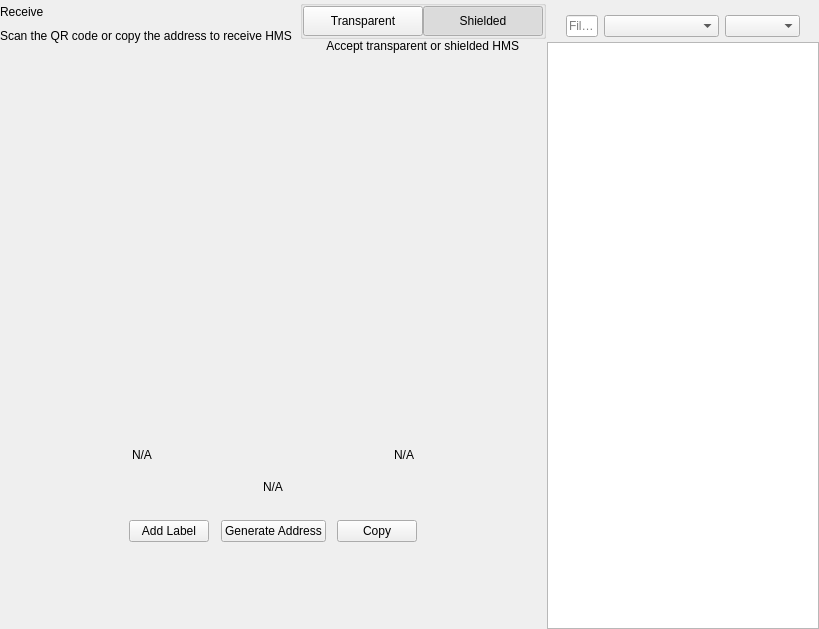
<?xml version="1.0" encoding="UTF-8"?>
<ui version="4.0">
 <class>ReceiveWidget</class>
 <widget class="QWidget" name="ReceiveWidget">
  <property name="geometry">
   <rect>
    <x>0</x>
    <y>0</y>
    <width>819</width>
    <height>629</height>
   </rect>
  </property>
  <property name="minimumSize">
   <size>
    <width>0</width>
    <height>0</height>
   </size>
  </property>
  <property name="windowTitle">
   <string notr="true">N/A</string>
  </property>
  <layout class="QHBoxLayout" name="horizontalLayout_2" stretch="2,1">
   <property name="spacing">
    <number>0</number>
   </property>
   <property name="leftMargin">
    <number>0</number>
   </property>
   <property name="topMargin">
    <number>0</number>
   </property>
   <property name="rightMargin">
    <number>0</number>
   </property>
   <property name="bottomMargin">
    <number>0</number>
   </property>
   <item>
    <widget class="QWidget" name="left" native="true">
     <layout class="QVBoxLayout" name="verticalLayout_3">
      <property name="leftMargin">
       <number>0</number>
      </property>
      <property name="topMargin">
       <number>0</number>
      </property>
      <property name="rightMargin">
       <number>0</number>
      </property>
      <property name="bottomMargin">
       <number>0</number>
      </property>
      <item>
       <layout class="QVBoxLayout" name="verticalLayout_2">
        <property name="spacing">
         <number>0</number>
        </property>
        <property name="leftMargin">
         <number>0</number>
        </property>
        <item>
         <layout class="QHBoxLayout" name="horizontalLayout_3">
          <property name="spacing">
           <number>0</number>
          </property>
          <item>
           <layout class="QVBoxLayout" name="verticalLayout_4">
            <property name="spacing">
             <number>5</number>
            </property>
            <item>
             <widget class="QLabel" name="labelTitle">
              <property name="text">
               <string>Receive</string>
              </property>
             </widget>
            </item>
            <item alignment="Qt::AlignTop">
             <widget class="QLabel" name="labelSubtitle1">
              <property name="text">
               <string>Scan the QR code or copy the address to receive HMS</string>
              </property>
             </widget>
            </item>
           </layout>
          </item>
          <item>
           <spacer name="horizontalSpacer">
            <property name="orientation">
             <enum>Qt::Horizontal</enum>
            </property>
            <property name="sizeHint" stdset="0">
             <size>
              <width>40</width>
              <height>20</height>
             </size>
            </property>
           </spacer>
          </item>
          <item>
           <widget class="QWidget" name="containerViewPrivacyChecks" native="true">
            <layout class="QVBoxLayout" name="containerPrivacyChecks">
             <property name="spacing">
              <number>0</number>
             </property>
             <property name="leftMargin">
              <number>0</number>
             </property>
             <property name="topMargin">
              <number>0</number>
             </property>
             <property name="rightMargin">
              <number>0</number>
             </property>
             <property name="bottomMargin">
              <number>0</number>
             </property>
             <item alignment="Qt::AlignHCenter|Qt::AlignVCenter">
              <widget class="QGroupBox" name="groupBox">
               <property name="title">
                <string/>
               </property>
               <layout class="QHBoxLayout" name="horizontalLayout_2_1">
                <property name="spacing">
                 <number>0</number>
                </property>
                <property name="leftMargin">
                 <number>0</number>
                </property>
                <property name="topMargin">
                 <number>0</number>
                </property>
                <property name="rightMargin">
                 <number>0</number>
                </property>
                <property name="bottomMargin">
                 <number>0</number>
                </property>
                <item>
                 <widget class="QPushButton" name="pushLeft">
                  <property name="minimumSize">
                   <size>
                    <width>120</width>
                    <height>30</height>
                   </size>
                  </property>
                  <property name="maximumSize">
                   <size>
                    <width>120</width>
                    <height>30</height>
                   </size>
                  </property>
                  <property name="focusPolicy">
                   <enum>Qt::NoFocus</enum>
                  </property>
                  <property name="text">
                   <string>Transparent</string>
                  </property>
                  <property name="checkable">
                   <bool>true</bool>
                  </property>
                  <property name="autoExclusive">
                   <bool>true</bool>
                  </property>
                 </widget>
                </item>
                <item>
                 <widget class="QPushButton" name="pushRight">
                  <property name="minimumSize">
                   <size>
                    <width>120</width>
                    <height>30</height>
                   </size>
                  </property>
                  <property name="maximumSize">
                   <size>
                    <width>120</width>
                    <height>30</height>
                   </size>
                  </property>
                  <property name="focusPolicy">
                   <enum>Qt::NoFocus</enum>
                  </property>
                  <property name="text">
                   <string>Shielded</string>
                  </property>
                  <property name="checkable">
                   <bool>true</bool>
                  </property>
                  <property name="checked">
                   <bool>true</bool>
                  </property>
                  <property name="autoExclusive">
                   <bool>true</bool>
                  </property>
                 </widget>
                </item>
               </layout>
              </widget>
             </item>
             <item alignment="Qt::AlignHCenter|Qt::AlignTop">
              <widget class="QLabel" name="labelSubtitle2">
               <property name="text">
                <string>Accept transparent or shielded HMS</string>
               </property>
               <property name="alignment">
                <set>Qt::AlignRight|Qt::AlignTrailing|Qt::AlignVCenter</set>
               </property>
              </widget>
             </item>
            </layout>
           </widget>
          </item>
         </layout>
        </item>
        <item>
         <spacer name="verticalSpacer_2">
          <property name="orientation">
           <enum>Qt::Vertical</enum>
          </property>
          <property name="sizeType">
           <enum>QSizePolicy::Expanding</enum>
          </property>
          <property name="sizeHint" stdset="0">
           <size>
            <width>20</width>
            <height>50</height>
           </size>
          </property>
         </spacer>
        </item>
        <item alignment="Qt::AlignHCenter">
         <widget class="QWidget" name="layoutQR" native="true">
          <property name="maximumSize">
           <size>
            <width>510</width>
            <height>16777215</height>
           </size>
          </property>
          <layout class="QVBoxLayout" name="verticalLayoutQr">
           <item>
            <spacer name="verticalSpacer11">
             <property name="orientation">
              <enum>Qt::Vertical</enum>
             </property>
             <property name="sizeType">
              <enum>QSizePolicy::Fixed</enum>
             </property>
             <property name="sizeHint" stdset="0">
              <size>
               <width>20</width>
               <height>20</height>
              </size>
             </property>
            </spacer>
           </item>
           <item alignment="Qt::AlignHCenter">
            <widget class="QLabel" name="labelQrImg">
             <property name="minimumSize">
              <size>
               <width>260</width>
               <height>260</height>
              </size>
             </property>
             <property name="maximumSize">
              <size>
               <width>260</width>
               <height>260</height>
              </size>
             </property>
             <property name="text">
              <string/>
             </property>
             <property name="alignment">
              <set>Qt::AlignCenter</set>
             </property>
            </widget>
           </item>
           <item>
            <spacer name="verticalSpacer_21">
             <property name="orientation">
              <enum>Qt::Vertical</enum>
             </property>
             <property name="sizeType">
              <enum>QSizePolicy::Fixed</enum>
             </property>
             <property name="sizeHint" stdset="0">
              <size>
               <width>20</width>
               <height>30</height>
              </size>
             </property>
            </spacer>
           </item>
           <item>
            <widget class="QWidget" name="widget" native="true">
             <property name="minimumSize">
              <size>
               <width>0</width>
               <height>0</height>
              </size>
             </property>
             <layout class="QHBoxLayout" name="horizontalLayout_5">
              <item>
               <widget class="QLabel" name="labelLabel">
                <property name="text">
                 <string notr="true">N/A</string>
                </property>
               </widget>
              </item>
              <item>
               <spacer name="horizontalSpacer_2">
                <property name="orientation">
                 <enum>Qt::Horizontal</enum>
                </property>
                <property name="sizeHint" stdset="0">
                 <size>
                  <width>141</width>
                  <height>20</height>
                 </size>
                </property>
               </spacer>
              </item>
              <item>
               <widget class="QLabel" name="labelDate">
                <property name="text">
                 <string notr="true">N/A</string>
                </property>
                <property name="alignment">
                 <set>Qt::AlignRight|Qt::AlignTrailing|Qt::AlignVCenter</set>
                </property>
               </widget>
              </item>
             </layout>
            </widget>
           </item>
           <item>
            <widget class="QLabel" name="labelAddress">
             <property name="sizePolicy">
              <sizepolicy hsizetype="Expanding" vsizetype="Preferred">
               <horstretch>0</horstretch>
               <verstretch>0</verstretch>
              </sizepolicy>
             </property>
             <property name="minimumSize">
              <size>
               <width>300</width>
               <height>0</height>
              </size>
             </property>
             <property name="text">
              <string notr="true">N/A</string>
             </property>
             <property name="alignment">
              <set>Qt::AlignCenter</set>
             </property>
            </widget>
           </item>
           <item>
            <spacer name="verticalSpacer_4">
             <property name="orientation">
              <enum>Qt::Vertical</enum>
             </property>
             <property name="sizeType">
              <enum>QSizePolicy::Fixed</enum>
             </property>
             <property name="sizeHint" stdset="0">
              <size>
               <width>20</width>
               <height>20</height>
              </size>
             </property>
            </spacer>
           </item>
           <item>
            <layout class="QHBoxLayout" name="horizontalLayout_4">
             <item alignment="Qt::AlignHCenter">
              <widget class="QPushButton" name="pushButtonLabel">
               <property name="focusPolicy">
                <enum>Qt::NoFocus</enum>
               </property>
               <property name="text">
                <string>Add Label</string>
               </property>
              </widget>
             </item>
             <item alignment="Qt::AlignHCenter">
              <widget class="QPushButton" name="pushButtonNewAddress">
               <property name="focusPolicy">
                <enum>Qt::NoFocus</enum>
               </property>
               <property name="text">
                <string>Generate Address</string>
               </property>
              </widget>
             </item>
             <item alignment="Qt::AlignHCenter">
              <widget class="QPushButton" name="pushButtonCopy">
               <property name="focusPolicy">
                <enum>Qt::NoFocus</enum>
               </property>
               <property name="text">
                <string>Copy</string>
               </property>
              </widget>
             </item>
            </layout>
           </item>
           <item>
            <spacer name="verticalSpacer_3">
             <property name="orientation">
              <enum>Qt::Vertical</enum>
             </property>
             <property name="sizeType">
              <enum>QSizePolicy::Expanding</enum>
             </property>
             <property name="sizeHint" stdset="0">
              <size>
               <width>20</width>
               <height>20</height>
              </size>
             </property>
            </spacer>
           </item>
          </layout>
         </widget>
        </item>
        <item>
         <spacer name="verticalSpacer">
          <property name="orientation">
           <enum>Qt::Vertical</enum>
          </property>
          <property name="sizeHint" stdset="0">
           <size>
            <width>20</width>
            <height>40</height>
           </size>
          </property>
         </spacer>
        </item>
       </layout>
      </item>
     </layout>
    </widget>
   </item>
   <item>
    <widget class="QWidget" name="right" native="true">
     <layout class="QVBoxLayout" name="verticalLayout_5">
      <property name="spacing">
       <number>0</number>
      </property>
      <property name="leftMargin">
       <number>1</number>
      </property>
      <property name="topMargin">
       <number>0</number>
      </property>
      <property name="rightMargin">
       <number>0</number>
      </property>
      <property name="bottomMargin">
       <number>0</number>
      </property>
      <item>
       <layout class="QVBoxLayout" name="container_right">
        <property name="spacing">
         <number>0</number>
        </property>
        <property name="leftMargin">
         <number>0</number>
        </property>
        <property name="rightMargin">
         <number>0</number>
        </property>
        <item>
         <layout class="QVBoxLayout" name="verticalLayout">
          <property name="spacing">
           <number>6</number>
          </property>
          <property name="leftMargin">
           <number>19</number>
          </property>
          <property name="rightMargin">
           <number>19</number>
          </property>
          <item>
           <widget class="OptionButton" name="btnRequest" native="true"/>
          </item>
          <item>
           <widget class="OptionButton" name="btnMyAddresses" native="true">
            <property name="sizePolicy">
             <sizepolicy hsizetype="Preferred" vsizetype="Minimum">
              <horstretch>0</horstretch>
              <verstretch>0</verstretch>
             </sizepolicy>
            </property>
           </widget>
          </item>
         </layout>
        </item>
        <item>
         <widget class="QWidget" name="sortWidget" native="true">
          <layout class="QHBoxLayout" name="horizontalLayout_6">
           <property name="leftMargin">
            <number>19</number>
           </property>
           <property name="rightMargin">
            <number>19</number>
           </property>
           <property name="bottomMargin">
            <number>5</number>
           </property>
           <item>
            <widget class="QLineEdit" name="lineEditFilter">
             <property name="sizePolicy">
              <sizepolicy hsizetype="Expanding" vsizetype="Fixed">
               <horstretch>0</horstretch>
               <verstretch>0</verstretch>
              </sizepolicy>
             </property>
             <property name="minimumSize">
              <size>
               <width>0</width>
               <height>0</height>
              </size>
             </property>
             <property name="contextMenuPolicy">
              <enum>Qt::DefaultContextMenu</enum>
             </property>
             <property name="acceptDrops">
              <bool>false</bool>
             </property>
             <property name="maxLength">
              <number>40</number>
             </property>
             <property name="placeholderText">
              <string>Filter</string>
             </property>
            </widget>
           </item>
           <item>
            <spacer name="horizontalSpacer_3">
             <property name="orientation">
              <enum>Qt::Horizontal</enum>
             </property>
             <property name="sizeType">
              <enum>QSizePolicy::Preferred</enum>
             </property>
             <property name="sizeHint" stdset="0">
              <size>
               <width>20</width>
               <height>20</height>
              </size>
             </property>
            </spacer>
           </item>
           <item>
            <widget class="QComboBox" name="comboBoxSort">
             <property name="sizePolicy">
              <sizepolicy hsizetype="Preferred" vsizetype="Fixed">
               <horstretch>0</horstretch>
               <verstretch>0</verstretch>
              </sizepolicy>
             </property>
             <property name="minimumSize">
              <size>
               <width>115</width>
               <height>0</height>
              </size>
             </property>
            </widget>
           </item>
           <item>
            <widget class="QComboBox" name="comboBoxSortOrder">
             <property name="sizePolicy">
              <sizepolicy hsizetype="Preferred" vsizetype="Fixed">
               <horstretch>0</horstretch>
               <verstretch>0</verstretch>
              </sizepolicy>
             </property>
             <property name="minimumSize">
              <size>
               <width>75</width>
               <height>0</height>
              </size>
             </property>
            </widget>
           </item>
          </layout>
          <zorder>comboBoxSort</zorder>
          <zorder>comboBoxSortOrder</zorder>
          <zorder>lineEditFilter</zorder>
         </widget>
        </item>
        <item>
         <widget class="QListView" name="listViewAddress"/>
        </item>
       </layout>
      </item>
     </layout>
    </widget>
   </item>
  </layout>
 </widget>
 <customwidgets>
  <customwidget>
   <class>OptionButton</class>
   <extends>QWidget</extends>
   <header>qt/pivx/optionbutton.h</header>
   <container>1</container>
  </customwidget>
 </customwidgets>
 <resources/>
 <connections/>
</ui>
